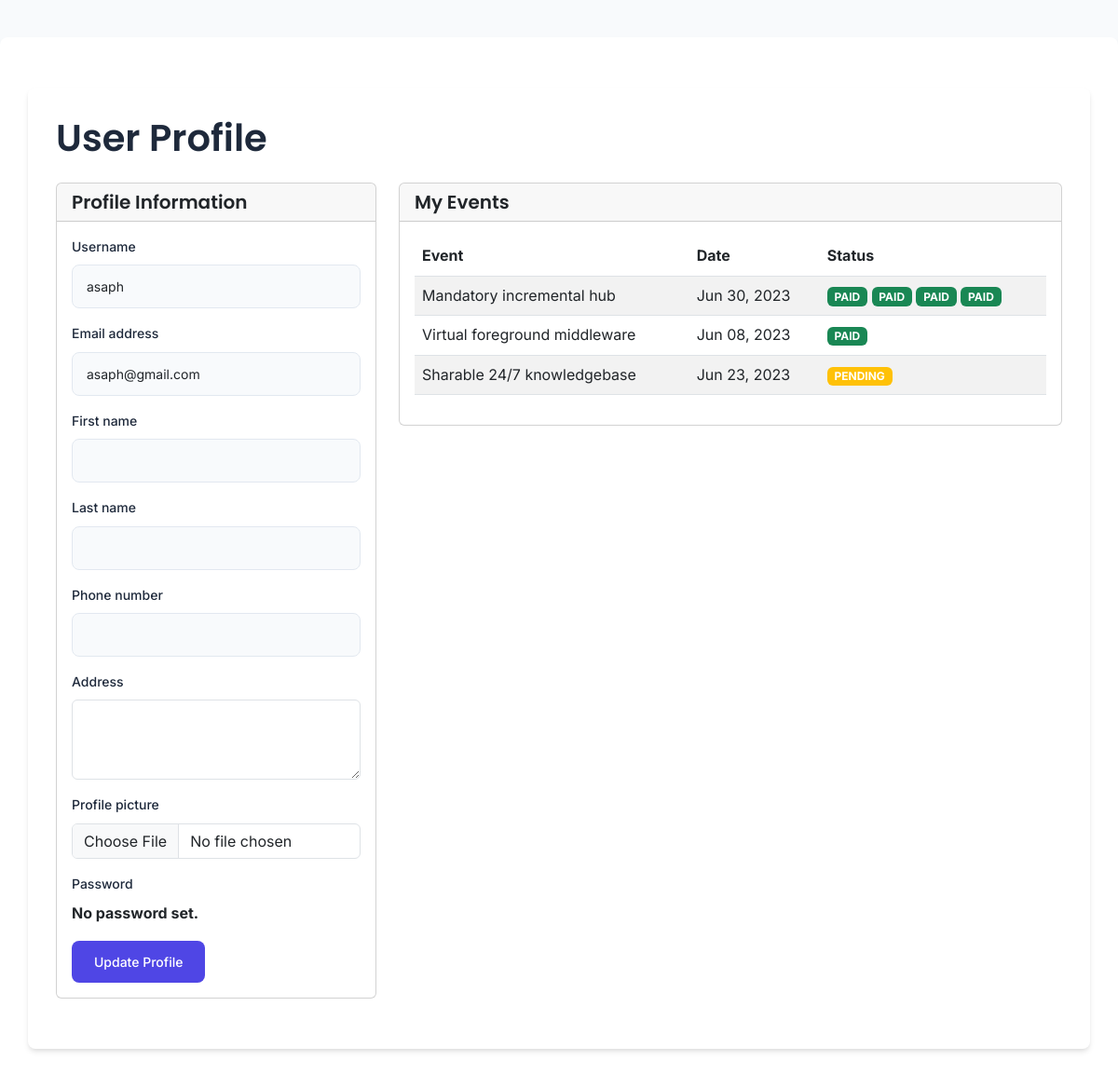
The app's page /profile/ (signed in), older data.
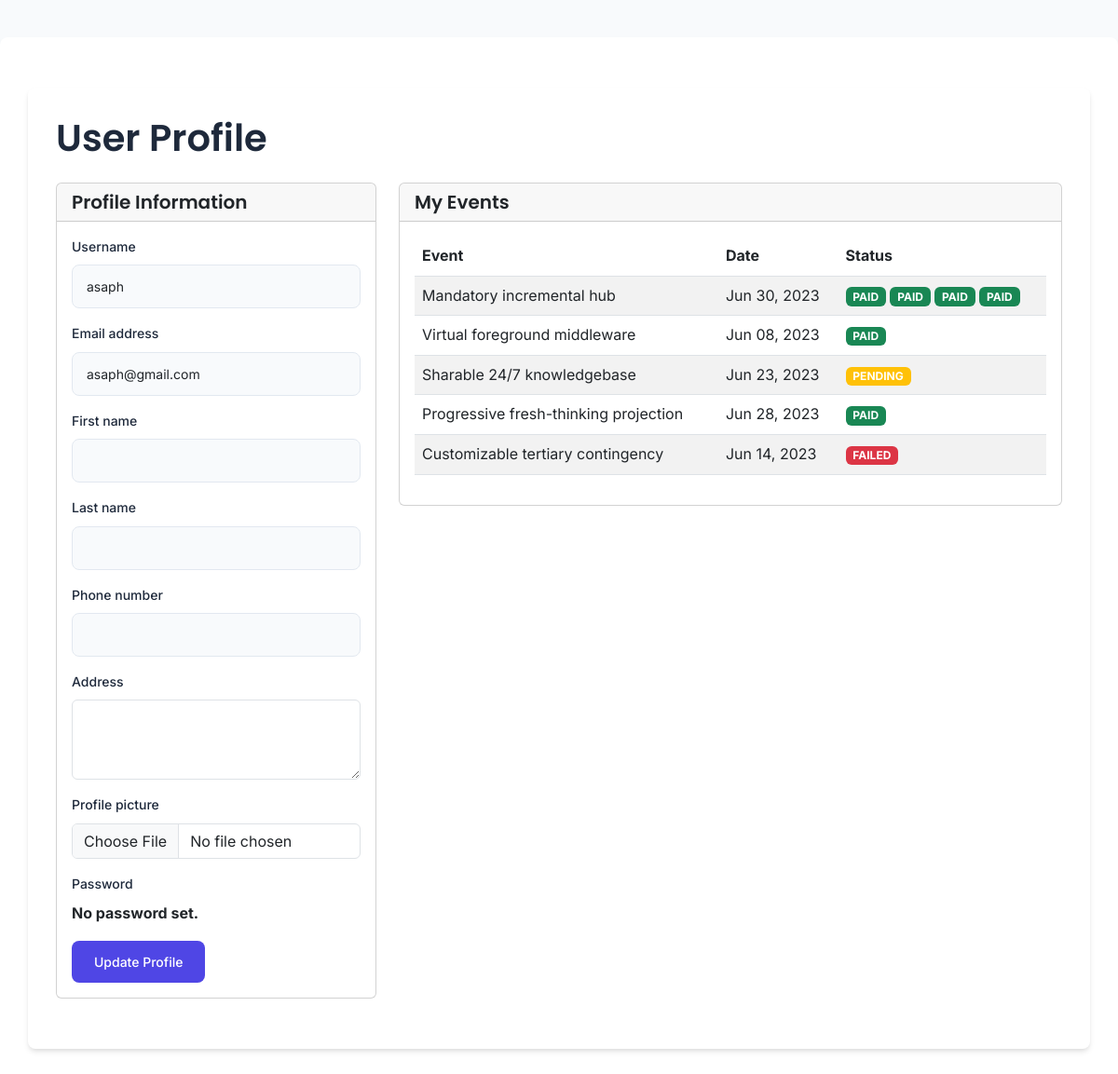
The same page, newer data.
### event_app/models.py (models this page shows, shortened)
class Event_management(models.Model):
    title = models.CharField(max_length=100)
    description = models.TextField()
    start_date = models.DateField()
    end_date = models.DateField()
    location = models.CharField(max_length=100)
    category = models.ForeignKey(Category, on_delete=models.CASCADE)
    is_free = models.BooleanField(default=True)
    price = models.DecimalField(max_digits=8, decimal_places=2, default=0.00)
    image = models.ImageField(upload_to='events/', blank=True, null=True)
    available_tickets = models.PositiveIntegerField(default=0)

class Payment(models.Model):
    PAYMENT_STATUS_CHOICES = [
        ('PAID', 'Paid'),
        ('PENDING', 'Pending'),
        ('FAILED', 'Failed')
    ]
    PAYMENT_METHOD_CHOICES = [
        ('CREDIT_CARD', 'Credit Card'),
        ('MOBILE_MONEY', 'Mobile Money'),
        ('BANK_TRANSFER', 'Bank Transfer'),
        ('PAYPAL', 'PayPal'),
        ('CASH', 'Cash'),
    ]
    participant = models.ForeignKey(Participant_management, on_delete=models.CASCADE)
    event = models.ForeignKey(Event_management, on_delete=models.CASCADE)
    amount_paid = models.DecimalField(max_digits=8, decimal_places=2)
    payment_method = models.CharField(max_length=20, choices=PAYMENT_METHOD_CHOICES)
    payment_date = models.DateField(auto_now_add=True)
    transaction_id = models.CharField(max_length=100)
    payment_status = models.CharField(max_length=10, choices=PAYMENT_STATUS_CHOICES)
    card_number = models.CharField(max_length=19, blank=True, null=True)  # Stored securely or masked
    cardholder_name = models.CharField(max_length=100, blank=True, null=True)

### event_app/views.py (the view)
# urls.py: path('profile/', views.profile, name='profile'),
def profile(request):
    try:
        if request.method == 'POST':
            form = UserProfileForm(request.POST, instance=request.user)
            if form.is_valid():
                form.save()
                messages.success(request, 'Your profile was successfully updated!')
                return redirect('profile')
        else:
            form = UserProfileForm(instance=request.user)
        user_events = Event_management.objects.filter(
            payment__participant__user=request.user
        ).distinct()
        user_payments = Payment.objects.filter(
            participant__user=request.user
        ).select_related('event')
        context = {
            'form': form,
            'user_events': user_events,
            'user_payments': user_payments,
        }
        return render(request, 'profile.html', context)
    except Exception as e:
        logger.error(f"Error in profile view: {str(e)}")
        messages.error(request, "An error occurred while loading your profile.")
        return redirect('home')

### event_app/forms.py
class UserProfileForm(UserChangeForm):
    class Meta:
        model = User
        fields = ['username', 'email', 'first_name', 'last_name', 'phone_number',
                 'address', 'profile_picture']
        widgets = {
            'username': forms.TextInput(attrs={'class': 'form-control'}),
            'email': forms.EmailInput(attrs={'class': 'form-control'}),
            'first_name': forms.TextInput(attrs={'class': 'form-control'}),
            'last_name': forms.TextInput(attrs={'class': 'form-control'}),
            'phone_number': forms.TextInput(attrs={'class': 'form-control'}),
            'address': forms.Textarea(attrs={'class': 'form-control', 'rows': 3}),
            'profile_picture': forms.FileInput(attrs={'class': 'form-control'}),
        }

### event_app/templates/profile.html (shortened to what this page needs)
{% extends 'base.html' %}
{% load static %}
{% block content %}
<div class="container mt-4">
    <h1 class="mb-4">User Profile</h1>
    <div class="row">
        <div class="col-md-4">
            <div class="card mb-4">
                <div class="card-header">
                    <h5 class="card-title mb-0">Profile Information</h5>
                </div>
                <div class="card-body">
                    <form method="post">
                        {% for field in form %}
                        <div class="mb-3">
                            <label for="{{ field.id_for_label }}" class="form-label">{{ field.label }}</label>
                            {{ field }}
                        </div>
                        {% endfor %}
                        <button type="submit" class="btn btn-primary">Update Profile</button>
                    </form>
                </div>
            </div>
        </div>
        <div class="col-md-8">
            <div class="card mb-4">
                <div class="card-header">
                    <h5 class="card-title mb-0">My Events</h5>
                </div>
                <div class="card-body">
                    <div class="table-responsive">
                        <table class="table table-striped">
                            <thead>
                                <tr>
                                    <th>Event</th>
                                    <th>Date</th>
                                    <th>Status</th>
                                </tr>
                            </thead>
                            <tbody>
                                {% for event in user_events %}
                                <tr>
                                    <td>{{ event.title }}</td>
                                    <td>{{ event.start_date|date:"M d, Y" }}</td>
                                    <td>
                                        {% for payment in user_payments %}
                                            {% if payment.event == event %}
                                                <span class="badge {% if payment.payment_status == 'PAID' %}bg-success{% elif payment.payment_status == 'PENDING' %}bg-warning{% else %}bg-danger{% endif %}">
                                                    {{ payment.payment_status }}
                                                </span>
                                            {% endif %}
                                        {% endfor %}
                                    </td>
                                </tr>
                                {% empty %}
                                <tr>
                                    <td colspan="3" class="text-center">No events registered</td>
                                </tr>
                                {% endfor %}
                            </tbody>
                        </table>
                    </div>
                </div>
            </div>
        </div>
    </div>
</div>
{% endblock %}

Row changes from the older to the newer data that the page shows:
now on this page (row unchanged): Event_management: title "Progressive fresh-thinking projection", start_date "Jun 28, 2023"
added Payment: payment_status "PAID", shown under "Progressive fresh-thinking projection"
now on this page (row unchanged): Event_management: title "Customizable tertiary contingency", start_date "Jun 14, 2023"
added Payment: payment_status "FAILED", shown under "Customizable tertiary contingency"
